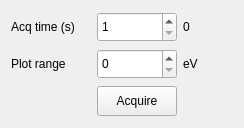
  <widget class="QWidget" name="gridLayoutWidget_26">
   <property name="geometry">
    <rect>
     <x>10</x>
     <y>20</y>
     <width>244</width>
     <height>128</height>
    </rect>
   </property>
   <layout class="QGridLayout" name="gridLayout_36">
    <item row="1" column="2">
     <widget class="QLabel" name="label_143">
      <property name="maximumSize">
       <size>
        <width>50</width>
        <height>16777215</height>
       </size>
      </property>
      <property name="text">
       <string>eV</string>
      </property>
     </widget>
    </item>
    <item row="0" column="2">
     <widget class="QLabel" name="label_acq_time_rbv">
      <property name="maximumSize">
       <size>
        <width>50</width>
        <height>16777215</height>
       </size>
      </property>
      <property name="text">
       <string>0 </string>
      </property>
     </widget>
    </item>
    <item row="0" column="1">
     <widget class="QSpinBox" name="spinBox_acq_time">
      <property name="maximumSize">
       <size>
        <width>100</width>
        <height>30</height>
       </size>
      </property>
      <property name="minimum">
       <number>1</number>
      </property>
     </widget>
    </item>
    <item row="1" column="0">
     <widget class="QLabel" name="label_142">
      <property name="maximumSize">
       <size>
        <width>100</width>
        <height>30</height>
       </size>
      </property>
      <property name="text">
       <string>Plot range</string>
      </property>
     </widget>
    </item>
    <item row="0" column="0">
     <widget class="QLabel" name="label_141">
      <property name="maximumSize">
       <size>
        <width>100</width>
        <height>30</height>
       </size>
      </property>
      <property name="text">
       <string>Acq time (s)</string>
      </property>
     </widget>
    </item>
    <item row="2" column="1">
     <widget class="QPushButton" name="push_xs3_acquire">
      <property name="enabled">
       <bool>true</bool>
      </property>
      <property name="maximumSize">
       <size>
        <width>100</width>
        <height>30</height>
       </size>
      </property>
      <property name="text">
       <string>Acquire</string>
      </property>
     </widget>
    </item>
    <item row="1" column="1">
     <widget class="QSpinBox" name="spinBox_plot_range">
      <property name="maximumSize">
       <size>
        <width>100</width>
        <height>30</height>
       </size>
      </property>
     </widget>
    </item>
   </layout>
  </widget>
